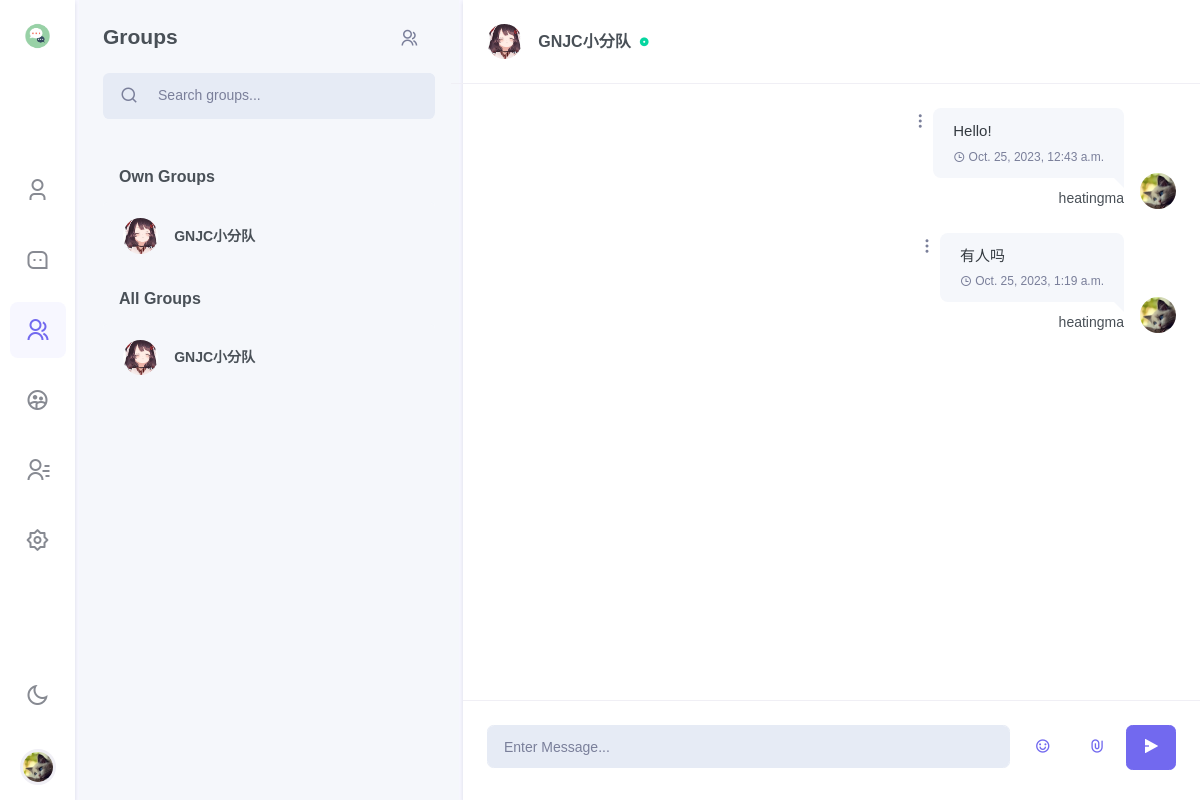
The app's page /chat/groups/3b78a8b6-bce4-4d55-9baa-a68701867b89/?dark=False (signed in), older data.
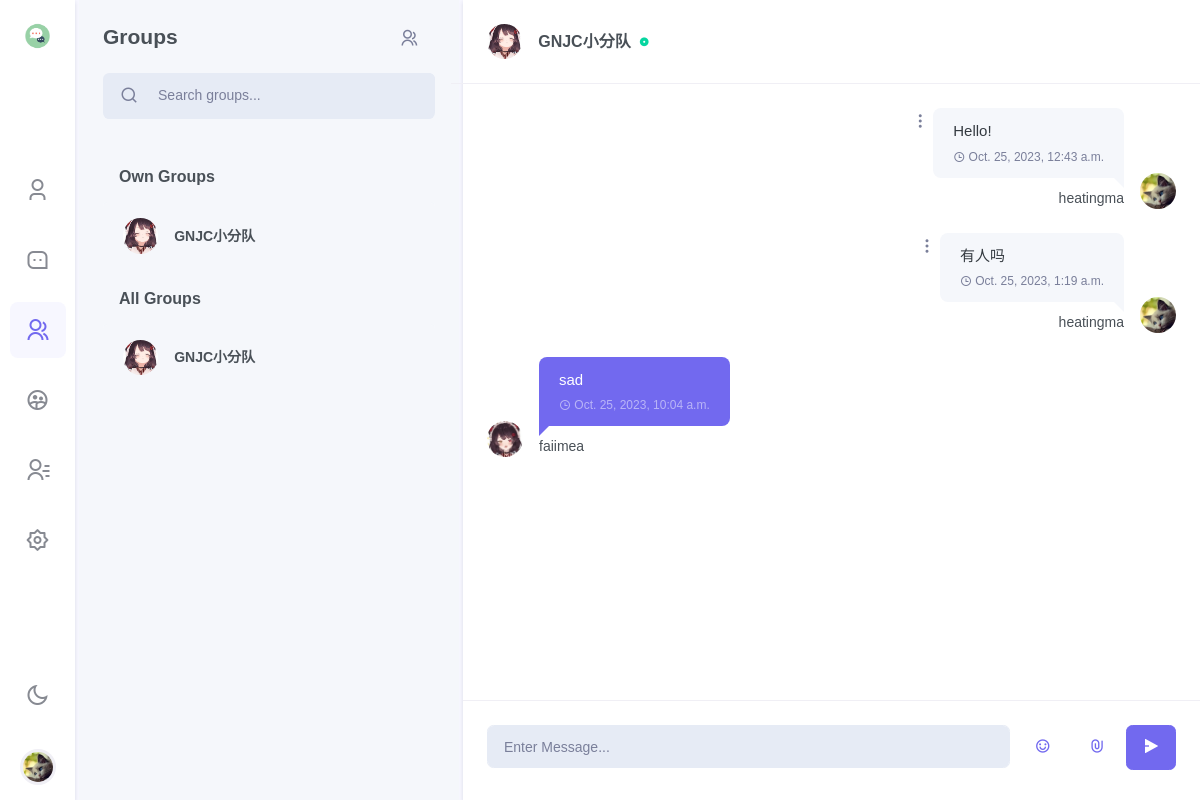
The same page, newer data.
### chat/models.py (models this page shows, shortened)
class Groups(models.Model):
    uid = models.UUIDField(default=uuid.uuid4, editable=False, unique=True)
    name = models.CharField(max_length=128)
    show_name = models.CharField(max_length=128, default="Group_Showname")
    owner = models.ForeignKey(to=User, on_delete=models.CASCADE, related_name='owner')
    about_group = models.CharField(max_length=128, default="welcome")
    members = models.ManyToManyField(to=User, blank=True, related_name='members')
    image = models.ImageField(upload_to=groups_media_path, null=True, blank=True)
    @property
    def owner_name(self):
        return self.owner.username
    @property
    def image_url(self):
        if self.image == "":
            return "/media/static_default/{}.png".format(self.initial)
        else:
            return self.image.url
    def exist(self, user:User):
        if user in self.members.all():
            return True
        else:
            return False

class GroupMessage(models.Model):
    uid = models.UUIDField(default=uuid.uuid4, editable=False, unique=True)
    user = models.ForeignKey(to=get_user_model(), on_delete=models.CASCADE)
    belong_group = models.ForeignKey(to=Groups, on_delete=models.CASCADE)
    content = models.CharField(max_length=512)
    timestamp = models.DateTimeField(auto_now_add=True)
    attachment = models.FileField(upload_to=groups_message_media_path, null=True, blank=True)
    @property
    def image_url(self):
        profile = Profile.objects.get(user=self.user)
        return profile.image_url
    @property
    def attachment_name(self):
        if self.attachment.name == "" or self.attachment.name is None:
            return None
        return os.path.basename(self.attachment.name)

class Profile(models.Model):
    about_me = models.TextField(default='There is no Personal Signature here yet. You can add it through settings')
    image = models.ImageField(upload_to=profile_media_path, null=True, blank=True)
    user = models.OneToOneField(User, on_delete=models.CASCADE)
    location = models.CharField(max_length=50, default="Unkown")
    @property
    def image_url(self):
        if self.image == "":
            return "/media/static_default/{}.png".format(self.user_initial)
        else:
            return self.image.url

### users/models.py (models this page shows, shortened)
class User(AbstractUser):
    top_friends = models.ManyToManyField(settings.AUTH_USER_MODEL, blank=True, related_name='friends_set')
    friends = models.ManyToManyField(settings.AUTH_USER_MODEL, blank=True, related_name='top_friends_set')
    email = models.EmailField('email address', primary_key=True, unique=True)
    USERNAME_FIELD = 'email'
    REQUIRED_FIELDS = ["username"]

### chat/views/innergroup.py (the view, shortened to what this page needs)
# urls.py: path('groups/<str:group_uid>/', innergroup, name='innergroup'),
@login_required
def innergroup(request: HttpRequest, group_uid, dark=False):
    if request.GET:
        dark = request.GET['dark']
        dark = False if dark == 'False' else True
    username = request.user.username
    user = get_object_or_404(User, username=username)
    profile = get_object_or_404(Profile, user=user)
    cur_group = get_object_or_404(Groups, uid=group_uid)
    group_messages = GroupMessage.objects.filter(belong_group=cur_group).order_by('timestamp')
    wrong_message = ""
    all_groups = Groups.objects.all()
    own_groups = Groups.objects.filter(owner=user)
    in_groups = list()
    for group in all_groups:
        group: Groups
        if group.exist(user):
            in_groups.append(group)
    users_img_urls = dict()
    for rm in group_messages:
        rm_user = rm.user
        user_profile = get_object_or_404(Profile, user=rm_user)
        users_img_urls[user_profile.user.username] = user_profile.image_url
    return render(
        request=request,
        template_name='chat/innergroup.html',
        context={
            'profile': profile,
            'dark': dark,
            'light': not dark,
            'friends': user.friends.all(),
            "new_friends": Friend_Request.objects.filter(to_user=user),
            "wrong_message": wrong_message,
            'own_groups': own_groups,
            'in_groups': in_groups,
            'group_messages': group_messages,
            'cur_group': cur_group,
            'users_img_urls_json': json.dumps(users_img_urls),
            "cur_group_members": cur_group.members.all(),
        }
    )

### templates/chat/innergroup.html (shortened to what this page needs)
{% extends 'chat/base.html' %}
{% block side_menu %}
    {% include "chat/side_menus/side_menu_groups.html" %}
{% endblock %}
{% block leftsidebar %}
    {% include "chat/leftsidebar/leftsidebar_groups.html" %}
{% endblock %}
{% block chat_conversation %}
    {% include "chat/body/body_innergroup.html" %}
{% endblock %}

### templates/chat/side_menus/side_menu_groups.html (shortened to what this page needs)
{% load static %}
<div class="side-menu flex-lg-column mr-lg-1">
<div class="sidebar_logo">
    <a href="" class="logo logo-dark">
        <span class="logo-sm">
            <img src="{% static "images/chat/chat.png" %}" alt="" height="30">
        </span>
    </a>
</div>
<div class="flex-lg-column my-auto">
    <ul class="nav nav-pills side-menu-nav justify-content-center" role="tablist">
        <li class="nav-item" data-toggle="tooltip" data-trigger="hover" data-placement="top" title="Profile">
            <a href="{% url 'chat:my' %}?{{'dark'}}={{dark}}" class="nav-link" id="pills-user-tab" role="tab">
            <i class="ri-user-3-line"></i>
        </a></li>
        <li class="nav-item" data-toggle="tooltip" data-trigger="hover" data-placement="top" title="Chats">
            <a href="{% url 'chat:chat'%}?{{'dark'}}={{dark}}" class="nav-link" id="pills-chat-tab" role="tab">
            <i class="ri-message-3-line"></i>
        </a></li>
        <li class="nav-item" data-toggle="tooltip" data-trigger="hover" data-placement="top" title="Groups">
            <a href="{% url 'chat:groups'%}?{{'dark'}}={{dark}}" class="nav-link active" id="pills-groups-tab" role="tab">
            <i class="ri-group-line"></i>
        </a></li>
        <li class="nav-item" data-toggle="tooltip" data-trigger="hover" data-placement="top" title="Chatroom">
            <a href="{% url 'chat:chatroom'%}?{{'dark'}}={{dark}}" class="nav-link" id="pills-chatroom-tab" role="tab">
            <i class="ri-group-2-line"></i>
        </a></li>
        <li class="nav-item" data-toggle="tooltip" data-trigger="hover" data-placement="top" title="Contacts">
            <a href="{% url 'chat:contracts'%}?{{'dark'}}={{dark}}" class="nav-link" id="pills-contacts-tab" role="tab">
            <i class="ri-contacts-line"></i>
        </a></li>
        <li class="nav-item" data-toggle="tooltip" data-trigger="hover" data-placement="top" title="Settings">
            <a href="{% url 'chat:settings'%}?{{'dark'}}={{dark}}" class="nav-link" id="pills-setting-tab"  role="tab">
            <i class="ri-settings-2-line"></i>
        </a></li>
    </ul>
</div>
<div class="flex-lg-column d-none d-lg-block">
    <ul class="nav side-menu-nav justify-content-center">
        <li class="nav-item">
            <a class="nav-link" id="light-dark" href="{% url 'chat:groups'%}?{{'dark'}}={{light}}" data-toggle="tooltip" data-trigger="hover" data-placement="right" title="Dark / Light Mode">
                <i class="ri-sun-line theme-mode-icon"></i>
            </a>
        </li>
        <li class="nav-item btn-group dropup profile-user-dropdown">
            <a class="nav-link dropdown-toggle normal_container" href="#" role="button" data-toggle="dropdown" aria-haspopup="true" aria-expanded="false">
                <img src="{{ profile.image_url }}"  alt="" class="profile-user rounded-circle">
            </a>
        </li>
    </ul>
</div>
</div>

### templates/chat/leftsidebar/leftsidebar_groups.html (shortened to what this page needs)
<div>
    <div class="p-4">
        <div class="user-chat-nav float-right">
            <div data-toggle="tooltip" data-placement="bottom" title="Create group">
                <button type="button" class="btn btn-link text-decoration-none text-muted font-size-18 py-0" data-toggle="modal" data-target="#addgroup-exampleModal">
                    <i class="ri-group-line mr-1"></i>
                </button>
            </div>
        </div>
        <h4 class="mb-4">Groups</h4>
        <div class="search-box chat-search-box">
            <div class="input-group bg-light  input-group-lg rounded-lg">
                <div class="input-group-prepend">
                    <button class="btn btn-link text-decoration-none text-muted pr-1" type="button">
                        <i class="ri-search-line search-icon font-size-18"></i>
                    </button>
                </div>
                <input type="text" class="form-control bg-light" placeholder="Search groups...">
            </div>
        </div>
    </div>
    <div class="p-4 chat-message-list chat-chatroom-list" data-simplebar="">
        <h5 class="mb-3 px-3 font-size-16">Own Groups</h5>
        <ul class="list-unstyled chat-list">
            {% for group in own_groups %}
            <li><a href="{% url 'chat:innergroup' group_uid=group.uid %}?{{'dark'}}={{dark}}"><div class="media align-items-center">
                <div class="mr-3">
                    <img src="{{group.image_url}}" class="rounded-circle avatar-xs" alt="">
                </div>
                <div class="media-body overflow-hidden">
                    <h5 class="text-truncate font-size-14 mb-0">{{ group.show_name }}</h5>
                </div>
            </div></a></li>
            {% endfor %}
        </ul>
        <h5 class="mb-3 px-3 font-size-16" style="margin-top:20px">All Groups</h5>
        <ul class="list-unstyled chat-list">
            {% for group in in_groups %}
            <li><a href="{% url 'chat:innergroup' group_uid=group.uid %}?{{'dark'}}={{dark}}"><div class="media align-items-center">
                <div class="mr-3">
                    <img src="{{group.image_url}}" class="rounded-circle avatar-xs" alt="">
                </div>
                <div class="media-body overflow-hidden">
                    <h5 class="text-truncate font-size-14 mb-0">{{ group.show_name }}</h5>
                </div>
            </div></a></li>
            {% endfor %}
        </ul>
    </div>
</div>

### templates/chat/body/body_innergroup.html (shortened to what the changed rows need)
<div class="w-100">
    <div class="p-3 p-lg-4 border-bottom row align-items-center">
        <div class="col-sm-4 col-8">
            <div class="media align-items-center">
                <div class="mr-3">
                    <img src="{{cur_group.image_url}}" class="rounded-circle avatar-xs" alt="">
                </div>
                <div class="media-body overflow-hidden">
                    <h5 class="font-size-16 mb-0 text-truncate">
                        <a href="#" class="text-reset user-profile-show" id="cur_room_name">
                            {{cur_group.show_name}}
                        </a>
                        <i class="ri-record-circle-fill font-size-10 text-success d-inline-block ml-1"></i>
                    </h5>
                </div>
            </div>
        </div>
    </div>
    <div class="chat-conversation p-3 p-lg-4" id="chatLog-container" style="overflow: auto;">
        <ul class="list-unstyled mb-0"i id="chatLog">
            {% for rm in group_messages %}
                {% if rm.user.username != profile.user.username %}
                <li><div class="conversation-list" style="max-width: 50%;">
                    <div class="chat-avatar"><img src={{rm.image_url}} alt=""></div>
                    <div class="user-chat-content" style="max-width: 100%;">
                        <div class="ctext-wrap">
                            <div class="ctext-wrap-content" style="max-width: 100%;">
                                <p class="mb-0" style="word-break:break-all;">{{rm.content}}</p>
                                <p class="chat-time mb-0"><i class="ri-time-line align-middle"></i> <span class="align-middle">{{rm.timestamp}}</span></p>
                            </div>
                        </div>
                        <div class="conversation-name">{{rm.user.username}}</div>
                    </div>
                </div></li>
                {% else %}
                <li class="right"><div class="conversation-list" style="max-width: 50%;">
                    <div class="chat-avatar"><img src="{{ profile.image_url }}" alt=""></div>
                    <div class="user-chat-content" style="max-width: 100%;">
                        <div class="ctext-wrap">
                            <div class="ctext-wrap-content" style="max-width: 100%;">
                                <p class="mb-0" style="word-break:break-all; text-align: left;">{{rm.content}}</p>
                                <p class="chat-time mb-0"><i class="ri-time-line align-middle"></i> <span class="align-middle">{{rm.timestamp}}</span></p>
                            </div>
                            <div class="dropdown align-self-start">
                                <a class="dropdown-toggle" href="#" role="button" data-toggle="dropdown" aria-haspopup="true" aria-expanded="false">
                                    <i class="ri-more-2-fill"></i>
                                </a>
                            </div>
                        </div>
                        <div class="conversation-name"> {{ profile.user.username }} </div>
                    </div>
                </div></li>
                {% endif %}
            {% endfor %}
        </ul>
    </div>
</div>

Row changes from the older to the newer data that the page shows:
added GroupMessage: image_url (picture), content "sad", timestamp "Oct. 25, 2023, 10:04 a.m.", user.username "faiimea"
